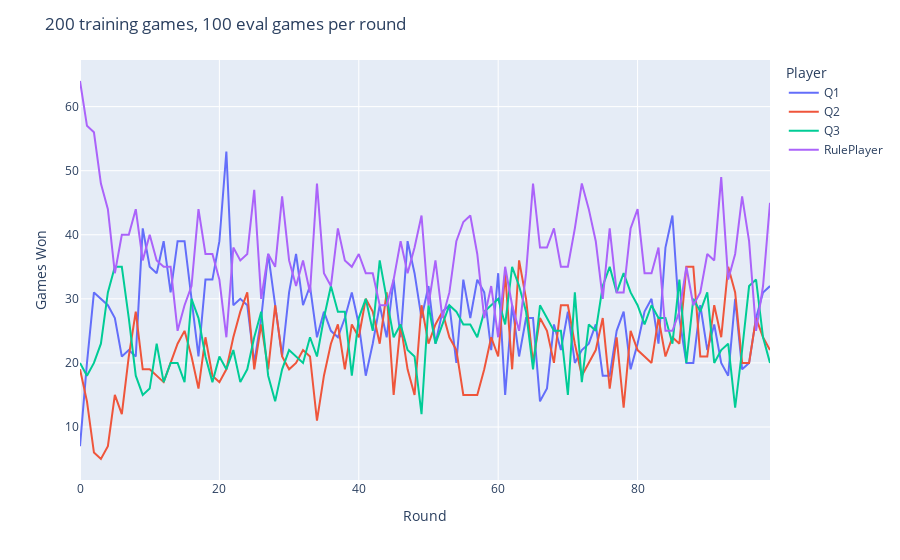

The cell this chart's notebook holds for it:
### Code cell
df = pd.DataFrame()
for i in range(4):
    df[state.players[i].name] = [_[i] for _ in all_results]
fig = px.line(df)
fig.update_layout(
    title='200 training games, 100 eval games per round',
    xaxis_title='Round',
    yaxis_title='Games Won',
    legend_title='Player'
)
fig.show()

### Figure 1 — Plotly figure (JSON) as saved in the notebook; plotly's stock layout.template omitted (floating-point values rounded to 4 significant figures)
{"data": [{"hovertemplate": "variable=Q1<br>index=%{x}<br>value=%{y}<extra></extra>", "legendgroup": "Q1", "line": {"color": "#636efa", "dash": "solid"}, "marker": {"symbol": "circle"}, "mode": "lines", "name": "Q1", "orientation": "v", "showlegend": true, "type": "scatter", "x": [0, 1, 2, 3, 4, 5, 6, 7, 8, 9, 10, 11, 12, 13, 14, 15, 16, 17, 18, 19, 20, 21, 22, 23, 24, 25, 26, 27, 28, 29, 30, 31, 32, 33, 34, 35, 36, 37, 38, 39, 40, 41, 42, 43, 44, 45, 46, 47, 48, 49, 50, 51, 52, 53, 54, 55, 56, 57, 58, 59, 60, 61, 62, 63, 64, 65, 66, 67, 68, 69, 70, 71, 72, 73, 74, 75, 76, 77, 78, 79, 80, 81, 82, 83, 84, 85, 86, 87, 88, 89, 90, 91, 92, 93, 94, 95, 96, 97, 98, 99], "xaxis": "x", "y": [7, 20, 31, 30, 29, 27, 21, 22, 21, 41, 35, 34, 39, 31, 39, 39, 30, 21, 33, 33, 39, 53, 29, 30, 29, 20, 27, 37, 29, 21, 31, 37, 29, 32, 24, 28, 25, 24, 27, 31, 26, 18, 23, 29, 24, 33, 24, 39, 34, 27, 32, 23, 28, 29, 20, 33, 27, 33, 31, 22, 34, 15, 29, 21, 27, 27, 14, 16, 26, 22, 28, 20, 22, 23, 26, 18, 18, 25, 28, 19, 23, 28, 30, 23, 38, 43, 27, 20, 20, 29, 22, 26, 20, 18, 30, 19, 20, 27, 31, 32], "yaxis": "y"}, {"hovertemplate": "variable=Q2<br>index=%{x}<br>value=%{y}<extra></extra>", "legendgroup": "Q2", "line": {"color": "#EF553B", "dash": "solid"}, "marker": {"symbol": "circle"}, "mode": "lines", "name": "Q2", "orientation": "v", "showlegend": true, "type": "scatter", "x": [0, 1, 2, 3, 4, 5, 6, 7, 8, 9, 10, 11, 12, 13, 14, 15, 16, 17, 18, 19, 20, 21, 22, 23, 24, 25, 26, 27, 28, 29, 30, 31, 32, 33, 34, 35, 36, 37, 38, 39, 40, 41, 42, 43, 44, 45, 46, 47, 48, 49, 50, 51, 52, 53, 54, 55, 56, 57, 58, 59, 60, 61, 62, 63, 64, 65, 66, 67, 68, 69, 70, 71, 72, 73, 74, 75, 76, 77, 78, 79, 80, 81, 82, 83, 84, 85, 86, 87, 88, 89, 90, 91, 92, 93, 94, 95, 96, 97, 98, 99], "xaxis": "x", "y": [19, 14, 6, 5, 7, 15, 12, 21, 28, 19, 19, 18, 17, 20, 23, 25, 21, 16, 24, 18, 17, 19, 24, 28, 31, 19, 26, 19, 29, 21, 19, 20, 22, 21, 11, 18, 23, 26, 19, 26, 24, 30, 28, 23, 31, 15, 26, 19, 15, 29, 23, 26, 28, 24, 22, 15, 15, 15, 19, 24, 21, 34, 19, 36, 30, 20, 27, 25, 20, 29, 29, 23, 18, 20, 22, 27, 16, 24, 13, 25, 22, 21, 20, 27, 21, 24, 23, 35, 35, 21, 21, 29, 24, 35, 31, 20, 20, 27, 24, 22], "yaxis": "y"}, {"hovertemplate": "variable=Q3<br>index=%{x}<br>value=%{y}<extra></extra>", "legendgroup": "Q3", "line": {"color": "#00cc96", "dash": "solid"}, "marker": {"symbol": "circle"}, "mode": "lines", "name": "Q3", "orientation": "v", "showlegend": true, "type": "scatter", "x": [0, 1, 2, 3, 4, 5, 6, 7, 8, 9, 10, 11, 12, 13, 14, 15, 16, 17, 18, 19, 20, 21, 22, 23, 24, 25, 26, 27, 28, 29, 30, 31, 32, 33, 34, 35, 36, 37, 38, 39, 40, 41, 42, 43, 44, 45, 46, 47, 48, 49, 50, 51, 52, 53, 54, 55, 56, 57, 58, 59, 60, 61, 62, 63, 64, 65, 66, 67, 68, 69, 70, 71, 72, 73, 74, 75, 76, 77, 78, 79, 80, 81, 82, 83, 84, 85, 86, 87, 88, 89, 90, 91, 92, 93, 94, 95, 96, 97, 98, 99], "xaxis": "x", "y": [20, 18, 20, 23, 31, 35, 35, 27, 18, 15, 16, 23, 17, 20, 20, 17, 30, 27, 21, 17, 21, 19, 22, 17, 19, 24, 28, 18, 14, 19, 22, 21, 20, 24, 21, 27, 32, 28, 28, 18, 27, 30, 25, 36, 30, 24, 26, 22, 21, 12, 29, 23, 26, 29, 28, 26, 26, 24, 28, 29, 30, 26, 35, 32, 28, 19, 29, 27, 25, 25, 15, 31, 17, 26, 25, 32, 35, 31, 34, 31, 29, 26, 29, 27, 27, 23, 33, 20, 30, 28, 31, 20, 22, 23, 13, 22, 32, 33, 24, 20], "yaxis": "y"}, {"hovertemplate": "variable=RulePlayer<br>index=%{x}<br>value=%{y}<extra></extra>", "legendgroup": "RulePlayer", "line": {"color": "#ab63fa", "dash": "solid"}, "marker": {"symbol": "circle"}, "mode": "lines", "name": "RulePlayer", "orientation": "v", "showlegend": true, "type": "scatter", "x": [0, 1, 2, 3, 4, 5, 6, 7, 8, 9, 10, 11, 12, 13, 14, 15, 16, 17, 18, 19, 20, 21, 22, 23, 24, 25, 26, 27, 28, 29, 30, 31, 32, 33, 34, 35, 36, 37, 38, 39, 40, 41, 42, 43, 44, 45, 46, 47, 48, 49, 50, 51, 52, 53, 54, 55, 56, 57, 58, 59, 60, 61, 62, 63, 64, 65, 66, 67, 68, 69, 70, 71, 72, 73, 74, 75, 76, 77, 78, 79, 80, 81, 82, 83, 84, 85, 86, 87, 88, 89, 90, 91, 92, 93, 94, 95, 96, 97, 98, 99], "xaxis": "x", "y": [64, 57, 56, 48, 44, 34, 40, 40, 44, 36, 40, 36, 35, 35, 25, 29, 32, 44, 37, 37, 33, 24, 38, 36, 37, 47, 30, 37, 35, 46, 36, 32, 36, 31, 48, 34, 32, 41, 36, 35, 37, 34, 34, 29, 29, 33, 39, 34, 38, 43, 29, 36, 27, 31, 39, 42, 43, 37, 27, 32, 24, 35, 29, 25, 34, 48, 38, 38, 41, 35, 35, 41, 48, 44, 39, 30, 41, 31, 31, 41, 44, 34, 34, 38, 25, 25, 28, 35, 29, 31, 37, 36, 49, 33, 37, 46, 39, 25, 32, 45], "yaxis": "y"}], "layout": {"legend": {"title": {"text": "Player"}, "tracegroupgap": 0}, "margin": {"t": 60}, "title": {"text": "200 training games, 100 eval games per round"}, "xaxis": {"anchor": "y", "domain": [0, 1], "title": {"text": "Round"}}, "yaxis": {"anchor": "x", "domain": [0, 1], "title": {"text": "Games Won"}}}}
